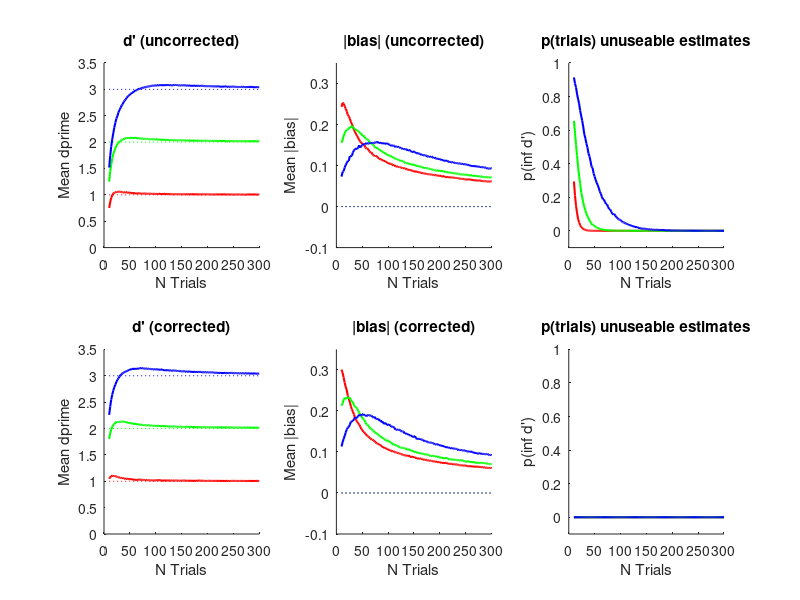

Recreate this plot in MATLAB.
trueDs = [1 2 3]; %true dprime;
nd = length(trueDs);

trueBias =  0; %bias here is the distance of the criterion from the neutral point, d'/2

doCorrections = [false true]; %whether to correct for HR or FR at 0 or 1. 
                               %when doCorrection is false, we just exclude
                               %those simulations from the average. 

%numbers of trials to simulate                               
nts = [10:2:300];
nn = length(nts);

%number of simulations per num. trials
nsim = 10000;

figure; hold on;
nRows = 2;
nCols = 3;
colrs = {'r','g','b'};

%loop thru whether or not to correct HR and FR when they are 0 or 1
for dci = 1:2
    doCorrection  = doCorrections(dci);
    rowNum = dci;

    %loop thru true dprime levels
    for di=1:nd
        trueD = trueDs(di); %true d-prime
        trueC = trueD/2 + trueBias; %true criterion, relative to 0 (where 0 is the mean of the target-absent distribution)

        %true HR and FR, defined by dprime and criterion
        trueFR = 1-normcdf(trueC, 0, 1);
        trueHR = 1-normcdf(trueC, trueD, 1);

        %simulate estimates of hit rate and false alarm rate for each number of trials
        hrs = NaN(nn, nsim);
        frs = NaN(nn, nsim);
        for ni = 1:nn
            thisN = nts(ni)/2; %half the number of trials for each stim category
            hrs(ni, :) = binornd(thisN, trueHR, 1, nsim)/thisN;
            frs(ni, :) = binornd(thisN, trueFR, 1, nsim)/thisN;

            if doCorrection %correct for HR or FR equal to 0 or 1 
                %assume that had we run 2x as many trials, we would have got 1
                %response different from what we got
                rateCorr = 1/(2*thisN);
                hrs(ni, hrs(ni, :)==1) = 1-rateCorr;
                hrs(ni, hrs(ni, :)==0) = rateCorr;

                frs(ni, frs(ni, :)==1) = 1-rateCorr;
                frs(ni, frs(ni, :)==0) = rateCorr;
            end
        end

        %estimate dprime
        ds = norminv(hrs) - norminv(frs);

        %estimate criterion (relative to 0)
        cs = norminv(1-frs);

        %estimate bias: distance of c from the "neutral point", d'/2
        biases = abs(cs-ds/2);

        %now deal with estimation problems when either the hit rate or false
        %alarm rate is 0 or 1, making d' end up as inf
        isBad = hrs==1 | hrs==0 | frs==1 | frs==0;
        pBad = mean(isBad, 2);

        %If we didn't correct, exclude any dprimes with hit rate or false alarm rates are 0 or 1 (d ends up as inf)
        if ~doCorrection
            ds(isBad) = NaN;
            cs(isBad) = NaN;
            biases(isBad) = NaN;
        end

        %average over simulations:
        md = mean(ds, 2, 'omitnan');
        mb = mean(biases, 2, 'omitnan');

        %Plot mean d' estimate
        subi = sub2ind([nCols nRows], 1, rowNum);
        subplot(nRows, nCols, subi); hold on;
        plot([min(nts) max(nts)], [trueD trueD], ':', 'Color', colrs{di});
        plot(nts, md, '-', 'Color', colrs{di}, 'LineWidth',1.5);
        xlabel('N Trials');
        ylabel('Mean dprime');
        ylim([0 max(trueDs)+0.5]);
        if ~doCorrection
            title('d'' (uncorrected)');
        else
            title('d'' (corrected)');
        end

        %Plot mean bias estimate
        subi = sub2ind([nCols nRows], 2, rowNum);
        subplot(nRows, nCols, subi); hold on;
        plot([min(nts) max(nts)], [trueBias trueBias], ':', 'Color', colrs{di});
        plot(nts, mb, '-', 'Color', colrs{di}, 'LineWidth',1.5);
        xlabel('N Trials');
        ylabel('Mean |bias|');
        ylim([-0.1 0.35]);

        if ~doCorrection
            title('|bias| (uncorrected)');
        else
            title('|bias| (corrected)');
        end
        
        %plot proportion of simulations with unuseable estimates of HR and
        %HR (only applies of not corrected) 
        subi = sub2ind([nCols nRows], 3, rowNum);
        subplot(nRows, nCols, subi); hold on;
        plot(nts, pBad, '-', 'Color', colrs{di}, 'LineWidth',1.5);
        ylim([-0.1 1]);

        xlabel('N Trials');
        ylabel('p(inf d'')');
        title('p(trials) unuseable estimates')
    end
end
%% ok so with a SMALL number of trials dprime estimates are low, with a moderate number of trials d' estimates are high.  more so with fewer trials.
%% the problem is noisy estimation of HR and FR.
% If HR and FR are both underestimated or both overestimated, then that
% shows up mostly as an criterion shift, in your estimate. that will happen
% half the time.
% But if HR and FR are misestimated in opposite directions, that will show
% up as an *over*estimate of dprime. That will happen roughly half the
% time, and therefore on average a slight increase in dprime estimates.
% The fewer trials, the greater the variance in estimates of HR and FR, so
% the bigger this problem is.
%
%% absolute value of bias is always overestimated (but avergages to 0 always if don't take abs value)

%% There should be a way to correct for it